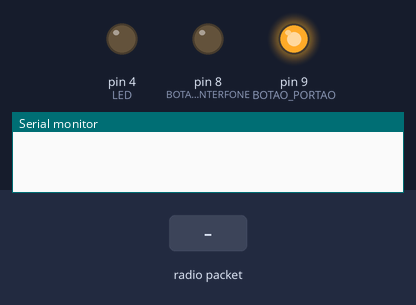
Recording of a sketch running on a simulated Arduino Uno, built with avr-gcc and run on an emulated ATmega328P. On the bench: output pins drawn as LEDs (lit = HIGH), the last lines printed to the serial monitor. The inputs (shaded band) are chosen by the test bench. No radio packets arrive unless stated.

Above: at 1.2 s.
1.3 s: radio packet "0" arrives
At 2.1 s:
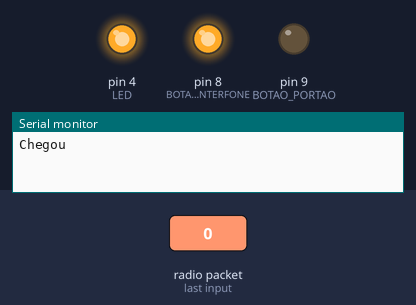
Timing chart, 0 to 4.3 s (numbered marks = the images above; inputs shaded):
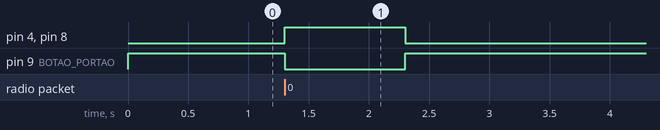

The sketch:

Receptor_RF.pde
```cpp
#include <VirtualWire.h>

#define BOTAO_PORTAO 9
#define BOTAO_INTERFONE 8
#define LED 4
int valor_anterior = -1;
int erro =0;
int recebidos = 0;

uint8_t buf[VW_MAX_MESSAGE_LEN];
uint8_t buflen = VW_MAX_MESSAGE_LEN;


void setup()
{
  Serial.begin(9600);    // Debugging only
  //Serial.println("setup");
  pinMode(LED, OUTPUT);
  pinMode(BOTAO_PORTAO, OUTPUT);
  pinMode(BOTAO_INTERFONE, OUTPUT);
  pinMode(12, INPUT);
  vw_set_rx_pin (12);
  vw_setup(2000);     // Bits per sec
  vw_rx_start();
}

void loop()
{
  digitalWrite(BOTAO_PORTAO, true);
  digitalWrite(BOTAO_INTERFONE, false);
  //Serial.println("Esperando...");
  if (vw_get_message(buf, &buflen)) // Non-blocking
  {
    digitalWrite(BOTAO_PORTAO, false);
    digitalWrite(BOTAO_INTERFONE, true);
    digitalWrite(LED, true);
    Serial.println("Chegou");
    delay(1000);
    switch (buf[0]){
    case '0':
      break;
    case '1':
      break;
    case '2':
      break;
    case '9':
      break;
    }
    digitalWrite(BOTAO_PORTAO, true);
    digitalWrite(BOTAO_INTERFONE, false);
    digitalWrite(LED, false);
    recebidos++;
  }
}
```

Measured:
- after the input at 1.3 s, pin 4 (LED), pin 8 (BOTAO_INTERFONE): LOW → HIGH at once, → LOW 1.0 s later; pin 9 (BOTAO_PORTAO): HIGH → LOW at once, → HIGH 1.0 s later
